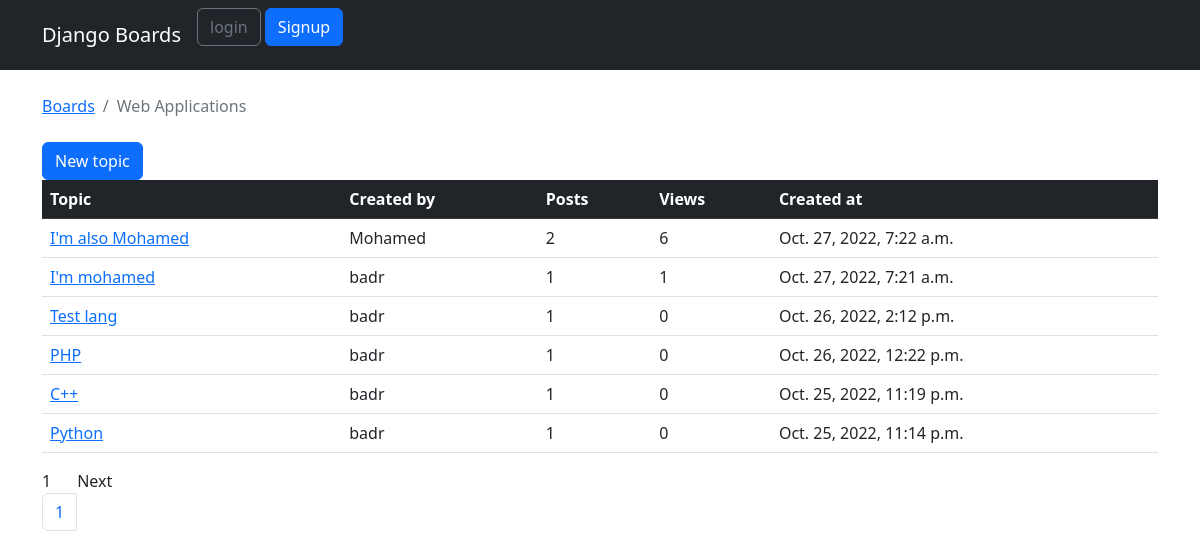
The app's page /boards/1/ with its own data.
### boards/models.py (models this page shows, shortened)
class Board(models.Model):
    name = models.CharField(max_length=50, unique=True)
    description = models.CharField(max_length=150)

class Topic(models.Model):
    subject = models.CharField(max_length=250)
    board = models.ForeignKey(
        Board, related_name='topics', on_delete=models.CASCADE)
    created_by = models.ForeignKey(
        User, related_name='topics', on_delete=models.CASCADE)
    created_dt = models.DateTimeField(auto_now_add=True)
    views = models.PositiveIntegerField(default=0)

### boards/views.py (the view)
def board_topics(request, board_id):
    board = get_object_or_404(Board, pk=board_id)
    queryset = board.topics.order_by(
        '-created_dt').annotate(comments=Count('posts'))
    page = request.GET.get('page', 1)
    paginator = Paginator(queryset, 20)
    try:
        topics = paginator.page(1)
    except PageNotAnInteger:
        topics = paginator.page(1)
    except EmptyPage:
        topics = paginator.page(paginator.num_pages)
    return render(request, 'topics.html', {'board': board, 'topics': topics})

### templates/topics.html (shortened to what this page needs)
{% extends 'base.html'%}
{%block breadcrumb%}
<li class='breadcrumb-item'>
    <a href="{% url 'home'%}">Boards</a>
</li>
<li class="breadcrumb-item active">{{board.name}}</li>
{%endblock%}
{%block content%}
<a class="btn btn-primary" href="{% url 'new_topic' board.pk%}">New topic</a>
<table class="table">
    <thead class="table-dark">
        <tr>
            <th>Topic</th>
            <th>Created by</th>
            <th>Posts</th>
            <th>Views</th>
            <th>Created at</th>
        </tr>
    </thead>
    <tbody>
        {%for topic in topics%}
        <tr>
            <td>
                <a href="{% url 'topic_posts' board.pk topic.pk%}">{{topic.subject}}</a>
            </td>
            <td>{{topic.created_by.username}}</td>
            <td>{{topic.comments}}</td>
            <td>{{topic.views}}</td>
            <td>{{topic.created_dt}}</td>
        </tr>
        {%endfor%}
    </tbody>
</table>
<ul class="pagination">
    {%for page_num in topics.paginator.page_range%}
    {%if topics.number == page.num%}
    <li class="page-item active">
        {{page_num}}
        <span>(current)</span>
    </li>
    {%else%}
    <li class="page-item">
        {{page_num}}
        <a class="page-link" href="?page{{page_num}}">{{page_num}}</a>
    </li>
    {%endif%}
    {%endfor%}
    {%if topics.has_next%}
    <li class="page-item">
        <a class="page-link" href="?page{{topics.next_page_number}}">Next</a>
    </li>
    {%else%}
    <li class="page-item disabled">
        <span>Next</span>
    </li>
    {%endif%}
</ul>
{%endblock%}

### records on screen
Board: name "Web Applications"
Topic: subject "I'm also Mohamed", created_by.username "Mohamed", comments "2", views "6", created_dt "Oct. 27, 2022, 7:22 a.m."
Topic: subject "I'm mohamed", created_by.username "badr", comments "1", views "1", created_dt "Oct. 27, 2022, 7:21 a.m."
Topic: subject "Test lang", created_by.username "badr", comments "1", views "0", created_dt "Oct. 26, 2022, 2:12 p.m."
Topic: subject "PHP", created_by.username "badr", comments "1", views "0", created_dt "Oct. 26, 2022, 12:22 p.m."
Topic: subject "C++", created_by.username "badr", comments "1", views "0", created_dt "Oct. 25, 2022, 11:19 p.m."
Topic: subject "Python", created_by.username "badr", comments "1", views "0", created_dt "Oct. 25, 2022, 11:14 p.m."

### other values on screen
{{ page_num }} "1"
